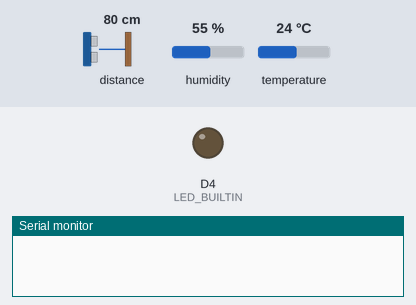
A sketch run on a simulated ESP8266 (NodeMCU). Parts: output pins drawn as LEDs (lit = HIGH, except the on-board LED, lit = LOW), the last lines printed to the serial monitor. Wiring (inferred from the names in the program): ultrasonic range finder: trigger D2; echo D3. The test bench sets the inputs (shaded band); at power-on: distance to the obstacle 80 cm, humidity 55 %, temperature 24 °C. The echo pulse lasts 58.3 µs per cm; WiFi joins after 1.5 s; servers stay silent unless stated; the local clock reads 2024-03-15 10:24:30 at power-on unless the sketch sets it; storage starts empty; no MQTT or app messages arrive unless stated; pins used as bus, display or sensor lines are not drawn.

Above: at 0.0 s.
At 1.8 s:
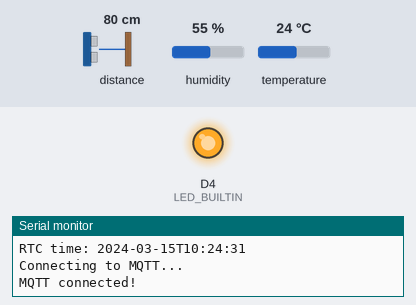
Timing chart, 0 to 3.3 s (numbered marks = the images above):
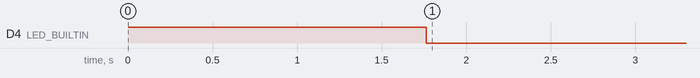

The sketch:

sketch.ino
```cpp
#include <ESP8266WiFi.h>
#include <PubSubClient.h>
#include <FS.h>
#include <Wire.h>
#include <RTClib.h>
#include "DHTesp.h"
#include <ArduinoJson.h>
#include <time.h>

#define RTC_SDA D6  // Using D6 as SDA (GPIO12)
#define RTC_SCL D5  // Using D5 as SCL (GPIO14)

// Wi-Fi and MQTT credentials
const char* ssid = "";
const char* password = "";

// Emqx
const char* mqtt_server = "";
const char* mqtt_user = "";
const char* mqtt_pass = "";

// NTP Server settings
const char *ntp_server = "pool.ntp.org";     // Default NTP server
// const char* ntp_server = "cn.pool.ntp.org"; // Recommended NTP server for users in China
const long gmt_offset_sec = 7 * 3600;            // GMT offset in seconds (GMT+7 for Jakarta)
const int daylight_offset_sec = 0;        // Daylight saving time offset in seconds

// WiFi and MQTT client initialization
BearSSL::WiFiClientSecure espClient;
PubSubClient client(espClient);

// SSL certificate for MQTT broker
// Load DigiCert Global Root CA ca_cert, which is used by EMQX Serverless Deployment
static const char ca_cert[] PROGMEM = R"EOF(
-----BEGIN CERTIFICATE-----
MIIDrzCCApegAwIBAgIQCDvgVpBCRrGhdWrJWZHHSjANBgkqhkiG9w0BAQUFADBh
MQswCQYDVQQGEwJVUzEVMBMGA1UEChMMRGlnaUNlcnQgSW5jMRkwFwYDVQQLExB3
d3cuZGlnaWNlcnQuY29tMSAwHgYDVQQDExdEaWdpQ2VydCBHbG9iYWwgUm9vdCBD
QTAeFw0wNjExMTAwMDAwMDBaFw0zMTExMTAwMDAwMDBaMGExCzAJBgNVBAYTAlVT
MRUwEwYDVQQKEwxEaWdpQ2VydCBJbmMxGTAXBgNVBAsTEHd3dy5kaWdpY2VydC5j
b20xIDAeBgNVBAMTF0RpZ2lDZXJ0IEdsb2JhbCBSb290IENBMIIBIjANBgkqhkiG
9w0BAQEFAAOCAQ8AMIIBCgKCAQEA4jvhEXLeqKTTo1eqUKKPC3eQyaKl7hLOllsB
CSDMAZOnTjC3U/dDxGkAV53ijSLdhwZAAIEJzs4bg7/fzTtxRuLWZscFs3YnFo97
nh6Vfe63SKMI2tavegw5BmV/Sl0fvBf4q77uKNd0f3p4mVmFaG5cIzJLv07A6Fpt
43C/dxC//AH2hdmoRBBYMql1GNXRor5H4idq9Joz+EkIYIvUX7Q6hL+hqkpMfT7P
T19sdl6gSzeRntwi5m3OFBqOasv+zbMUZBfHWymeMr/y7vrTC0LUq7dBMtoM1O/4
gdW7jVg/tRvoSSiicNoxBN33shbyTApOB6jtSj1etX+jkMOvJwIDAQABo2MwYTAO
BgNVHQ8BAf8EBAMCAYYwDwYDVR0TAQH/BAUwAwEB/zAdBgNVHQ4EFgQUA95QNVbR
TLtm8KPiGxvDl7I90VUwHwYDVR0jBBgwFoAUA95QNVbRTLtm8KPiGxvDl7I90VUw
DQYJKoZIhvcNAQEFBQADggEBAMucN6pIExIK+t1EnE9SsPTfrgT1eXkIoyQY/Esr
hMAtudXH/vTBH1jLuG2cenTnmCmrEbXjcKChzUyImZOMkXDiqw8cvpOp/2PV5Adg
06O/nVsJ8dWO41P0jmP6P6fbtGbfYmbW0W5BjfIttep3Sp+dWOIrWcBAI+0tKIJF
PnlUkiaY4IBIqDfv8NZ5YBberOgOzW6sRBc4L0na4UU+Krk2U886UAb3LujEV0ls
YSEY1QSteDwsOoBrp+uvFRTp2InBuThs4pFsiv9kuXclVzDAGySj4dzp30d8tbQk
CAUw7C29C79Fv1C5qfPrmAESrciIxpg0X40KPMbp1ZWVbd4=
-----END CERTIFICATE-----
)EOF";

DHTesp dhtSensor;

RTC_DS3231 rtc;

// Sensor pin
const int pinDHT = 5; //D1
const int trigPin = 4; //D2
const int echoPin = 0; //D3 // the ultrasonic sensor powered by 5v (or Vin if the esp powered by 5v)

String serial_number = "id";
bool offlineDataSent = false;
unsigned long lastReconnectAttempt = 0;

void setup() {
  Serial.begin(9600);

  // Initialize LED pins
  pinMode(LED_BUILTIN, OUTPUT);
  digitalWrite(LED_BUILTIN, HIGH);

  // Initialize sensor pin and sensor setup
  dhtSensor.setup(pinDHT, DHTesp::DHT22);
  pinMode(trigPin, OUTPUT);
  pinMode(echoPin, INPUT);
  digitalWrite(trigPin, LOW);

  // Wi-Fi setup
  WiFi.setAutoReconnect(true);
  WiFi.persistent(true);
  WiFi.begin(ssid, password);

  // EMQX
  client.setServer(mqtt_server, 8883);

  SPIFFS.begin();

  // Initialize I2C on custom pins
  Wire.begin(RTC_SDA, RTC_SCL);

  // Initialize RTC DS3231
  if (!rtc.begin()) {
    Serial.println("Couldn't find RTC");
    while (1);
  }

  Serial.println("RTC is online!");
}

void loop() {
  if (WiFi.status() != WL_CONNECTED) {
    digitalWrite(LED_BUILTIN, HIGH);
    reconnectWiFi();
    offlineMode();
  }

  if (WiFi.status() == WL_CONNECTED) {
    syncTime();  // X.509 validation requires synchronization time
    if (!client.connected()) {
      reconnectMQTT();
      delay(2000);
    }
    client.loop();
    while (client.connected()) {
      publishOnline();
      delay(3000);
    }
  }
}

void syncTime() {
  configTime(gmt_offset_sec, daylight_offset_sec, ntp_server);
  Serial.print("Waiting for NTP time sync: ");
  while (time(nullptr) < 8 * 3600 * 2) {
      digitalWrite(LED_BUILTIN, LOW);
      delay(1000);
      digitalWrite(LED_BUILTIN, HIGH);
      Serial.print(".");
  }
  Serial.println("Time synchronized");
  struct tm timeinfo;
  if (getLocalTime(&timeinfo)) {
      Serial.print("Current time: ");
      Serial.println(asctime(&timeinfo));
      DateTime currentTime(timeinfo.tm_year + 1900, timeinfo.tm_mon + 1, timeinfo.tm_mday,
                         timeinfo.tm_hour, timeinfo.tm_min, timeinfo.tm_sec);
      rtc.adjust(currentTime);
      DateTime now = rtc.now();
      Serial.print("RTC time: ");
      Serial.println(now.timestamp());
  } else {
      Serial.println("Failed to obtain local time");
  }
}

void reconnectWiFi() {
  Serial.print("Connecting to Wi-Fi...");
  WiFi.begin(ssid, password);
  unsigned long startTime = millis();
  while (WiFi.status() != WL_CONNECTED && millis() - startTime < 10000) {
    Serial.print(".");
    yield(); // Allow background tasks (prevents WDT reset)
  }

  if (WiFi.status() == WL_CONNECTED) {
    Serial.println("\nWi-Fi connected!");
  } else {
    Serial.println("\nWi-Fi connection failed.");
  }
}

void sendOfflineData() {
  // Check if the file exists and if offline data has not already been sent
  if (!SPIFFS.exists("/data.txt") || offlineDataSent) return;

  File file = SPIFFS.open("/data.txt", "r"); // Open file in read mode
  if (!file) {
    Serial.println("Failed to open file SPIFFS for reading.");
    return;
  }

  Serial.println("Sending saved data to MQTT");
  while (file.available()) {
    String line = file.readStringUntil('\n');
    line.trim();
    if (line.length() > 0) {
      client.publish("topic/subtopic", line.c_str());
    } else {
      Serial.println("No data to send");
    }
  }
  file.close();
  SPIFFS.remove("/data.txt");
  offlineDataSent = true;
  Serial.println("Old data removed.");
}

void reconnectMQTT() {
  Serial.print("Connecting to MQTT...");
  BearSSL::X509List serverTrustedCA(ca_cert);
  espClient.setTrustAnchors(&serverTrustedCA);
  if (client.connect("id", mqtt_user, mqtt_pass)) {
    Serial.println("\nMQTT connected!");
    digitalWrite(LED_BUILTIN, LOW);
    client.publish("topic/subtopic", "online");
    sendOfflineData();
  } else {
    Serial.println("\nMQTT connection failed.");
  }
}

void publishOnline() {
  TempAndHumidity data = dhtSensor.getTempAndHumidity();
  if (isnan(data.temperature) || isnan(data.humidity)) {
    Serial.println("Failed to read DHT sensor!");
    return;
  }
  float distance = getUltrasonicDistance();
  if (distance < 0) {
    Serial.println("Failed to read ultrasonic sensor!");
    return;
  }

  // Create JSON object
  StaticJsonDocument<200> jsonDoc;
  jsonDoc["temperature"] = data.temperature;
  jsonDoc["humidity"] = data.humidity;
  jsonDoc["distance"] = distance;

  char buffer[256];
  serializeJson(jsonDoc, buffer);

  client.publish("topic/subtopic", buffer);
  Serial.print("Published: ");
  Serial.println(buffer);
}

float getUltrasonicDistance() {
  // Trigger the ultrasonic sensor
  digitalWrite(trigPin, LOW);
  delayMicroseconds(2);
  digitalWrite(trigPin, HIGH);
  delayMicroseconds(10);
  digitalWrite(trigPin, LOW);

  // Read the echo time in microseconds (with a timeout of 30ms)
  long duration = pulseIn(echoPin, HIGH, 30000);
  if (duration == 0) {
    Serial.println("Ultrasonic sensor timeout or no object detected.");
    return -1; // indicate a failed reading
  }

  // Calculate distance in centimeters: speed of sound is ~0.034 cm/us
  float distance = duration * 0.034 / 2;
  return distance;
}

void offlineMode() {
  Serial.println("\nFailed to connect WiFi. Running offline mode.");

  while (WiFi.status() != WL_CONNECTED) {
    DateTime now = rtc.now();  // Get the current time from DS3231

    TempAndHumidity data = dhtSensor.getTempAndHumidity();
    if (isnan(data.temperature) || isnan(data.humidity)) {
      Serial.println("Failed to read DHT sensor!");
      return;
    }
    float distance = getUltrasonicDistance();

    // Get the Unix timestamp (numeric value)
    unsigned long timestamp = now.unixtime();

    // Append the timestamp to your JSON data
    String jsonData = "{\"timestamp\": " + String(timestamp) +
                 ", \"temperature\": " + String(data.temperature, 2) +
                 ", \"humidity\": " + String(data.humidity, 2) +
                 ", \"distance\": " + String(distance, 2) + "}";


    saveDataToSPIFFS(jsonData);
    Serial.println("Saved offline: " + jsonData);
    delay(5000);
  }

  offlineDataSent = false;
}

void saveDataToSPIFFS(String data) {
  if (data.length() == 0) {
    Serial.println("[ERROR] No data to save.");
    return;
  }

  // Open file in append mode for adding new data
  File file = SPIFFS.open("/data.txt", "a");
  if (!file) {
    Serial.println("Failed to open SPIFFS for writing.");
    return;
  }

  file.println(data);
  file.close();
}
```

Measured:
- by itself, D4 (LED_BUILTIN): HIGH → LOW at 1.8 s
